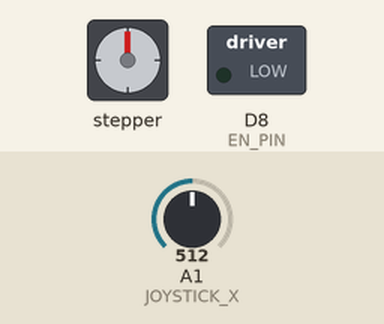
This program was run on a simulated Arduino Uno R4 WiFi. Shown: stepper motor, switched loads named in the program (green lamp = pin HIGH). The test bench sets the inputs (shaded band); at power-on: A1 (JOYSTICK_X) = 512. Stepper angles assume 200 steps per turn; what the program prints to the serial monitor is not drawn.

Above: at 1.2 s.
1.3 s: A1 (JOYSTICK_X) set to 595
2.8 s: A1 (JOYSTICK_X) set to 624
At 3.5 s:
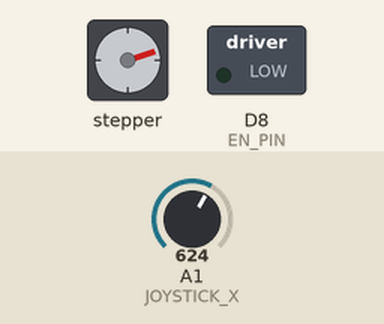
4.6 s: A1 (JOYSTICK_X) set to 430
6.1 s: A1 (JOYSTICK_X) set to 397
At 8.0 s:
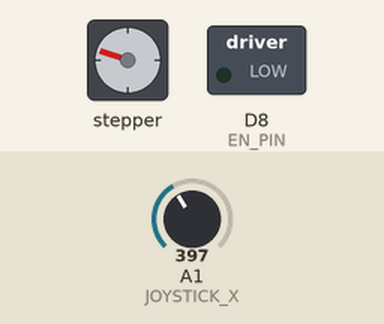
8.3 s: A1 (JOYSTICK_X) set to 716
At 8.75 s:
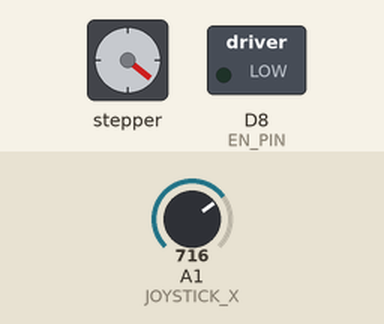
10.4 s: A1 (JOYSTICK_X) set to 306
At 10.85 s:
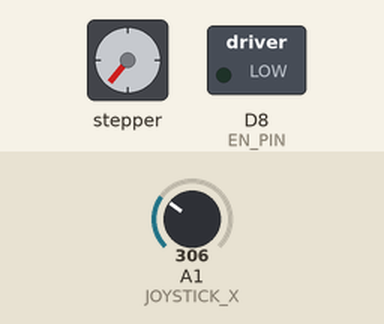
Timing chart, 0 to 13.4 s (numbered marks = the images above; inputs shaded):
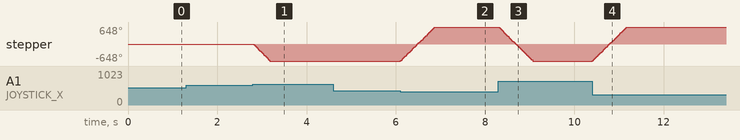

Measured:
- the behaviour switches between 612 and 613 on A1 (JOYSTICK_X) (found by bisection; images 0 and 1)
- the behaviour switches between 412 and 411 on A1 (JOYSTICK_X) (found by bisection; images 1 and 2)
- after the input at 2.8 s, stepper: turns 648° counter-clockwise in 0.38 s, starting at once
- after the input at 6.1 s, stepper: turns 1296° clockwise in 0.77 s, starting at once
- after the input at 8.3 s, stepper: turns 1296° counter-clockwise in 0.77 s, starting at once
- after the input at 10.4 s, stepper: turns 1296° clockwise in 0.77 s, starting at once

The program:

main.cpp
```cpp
#include <AccelStepper.h>
#include <Arduino.h>

/*
Moves one Stepper Motor with limits
  - currently can only move 90 degrees (DEG_90 limit) in both directions
*/

const int DEG_90 = 360;
const int DEG_180 = 720;

const int EN_PIN = 8;
const int STEP_PIN = 9;
const int DIR_PIN = 10;

AccelStepper accelStepperX(AccelStepper::DRIVER, STEP_PIN, DIR_PIN);

const int JOYSTICK_X = A1;

const int DEADZONE = 100;
const int SPEEDX = 1000;
int center = 512;


void setup() {
  Serial.begin(9600);
  pinMode(EN_PIN, OUTPUT);
  digitalWrite(EN_PIN, LOW);

  accelStepperX.setMaxSpeed(1500);
  accelStepperX.setAcceleration(800);
  accelStepperX.setCurrentPosition(0); //for now unless we want a diff starting pos
}

void loop() {
  int joystickX = analogRead(JOYSTICK_X);

  if (joystickX < center - DEADZONE) {
    accelStepperX.setSpeed(SPEEDX);
  }
  else if (joystickX > center + DEADZONE) {
    accelStepperX.setSpeed(-SPEEDX);
  } else {
    accelStepperX.setSpeed(0);
  }

  long pos = accelStepperX.currentPosition();
  Serial.println(pos);

  if (pos >= DEG_90 & accelStepperX.speed() > 0) {
      accelStepperX.setSpeed(0);
  }
  else if (pos <= -DEG_90 && accelStepperX.speed() < 0) {
      accelStepperX.setSpeed(0);
  }
  accelStepperX.runSpeed();
}
```
